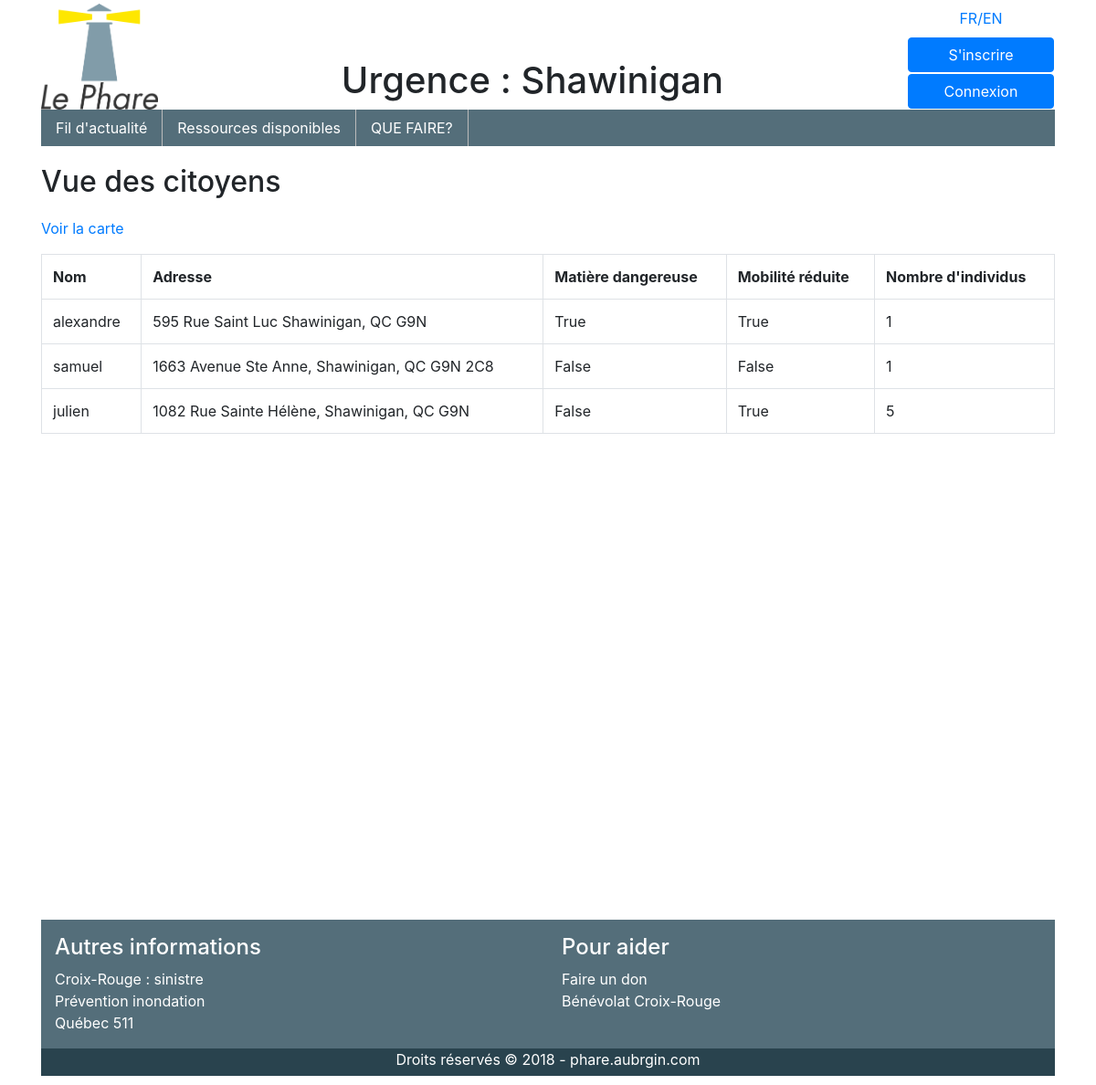
The page /vue_citoyens on the database its author committed.
### flux/models.py (models this page shows)
class Citoyen(models.Model):
    user = models.OneToOneField(settings.AUTH_USER_MODEL, on_delete=models.CASCADE)
    mobilite_reduite = models.BooleanField(default=False)
    matiere_dangereuse = models.BooleanField(default=False)
    nombre_individus = models.IntegerField(default=1)
    adresse = models.CharField(max_length=250, default="")
    latitude = models.DecimalField(max_digits=8, decimal_places=6, default=0.000000)
    longitude = models.DecimalField(max_digits=8, decimal_places=6, default=0.000000)

### phare/views.py (the view)
# urls.py: path('vue_citoyens', vue_citoyen, name="vue_citoyen"),
def vue_citoyen(request):
    citoyens = Citoyen.objects.order_by('-adresse')
    context = RequestContext(request)
    context_dict = {'citoyens': citoyens}
    return render_to_response('vue_citoyens.html', context_dict, context)

### ressources/templates/vue_citoyens.html (shortened to what this page needs)
{% extends 'base.html' %}
{% load i18n %}
{% load staticfiles %}
{% block content %}
	<h2>{% trans "Vue des citoyens" %}</h2>
	<p class="text-secondary"><a href="#carte">{% trans "Voir la carte" %}</a></p>
	<div class="row">
		<div class="col-12">
			<div class="table-responsive">
				<table class="table table-condensed table-stripped table-bordered">
					<tr><th>{% trans "Nom" %}</th><th>{% trans "Adresse" %}</th><th>{% trans "Matière dangereuse" %}</th><th>{% trans "Mobilité réduite" %}</th><th>{% trans "Nombre d'individus" %}</tr>
					{% for c in citoyens %}
						<tr>
							<td>{{ c.user.username }}</td><td>{{ c.adresse }}</td><td>{{ c.matiere_dangereuse }}</td><td>{{ c.mobilite_reduite }}</td><td>{{ c.nombre_individus }}</td>
						</tr>
					{% endfor %}
				</table>
			</div>
		</div>
	</div>
	<div class="row" id="carte">
		<div class="col-12">
			<div id="map" style="height:500px"></div>
		</div>
	</div>
{% endblock %}

### static/css/global-style.css (style rules this page uses)
h2 { margin-top: 20px !important; margin-bottom: 20px !important; }

### rows shown on the page
Citoyen: user.username "alexandre", adresse "595 Rue Saint Luc Shawinigan, QC G9N", matiere_dangereuse "True", mobilite_reduite "True", nombre_individus "1"
Citoyen: user.username "samuel", adresse "1663 Avenue Ste Anne, Shawinigan, QC G9N 2C8", matiere_dangereuse "False", mobilite_reduite "False", nombre_individus "1"
Citoyen: user.username "julien", adresse "1082 Rue Sainte Hélène, Shawinigan, QC G9N", matiere_dangereuse "False", mobilite_reduite "True", nombre_individus "5"
